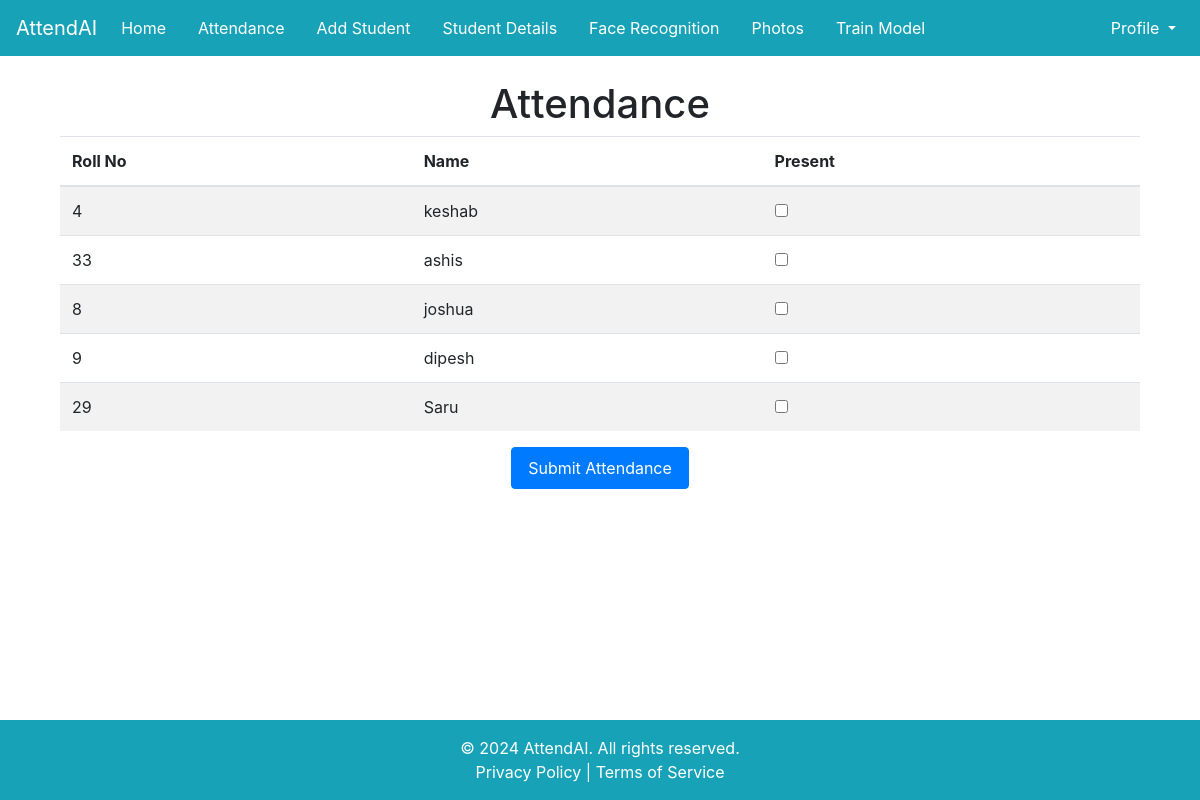
The page /attendance/ on the database its author committed.
### myapp/models.py (models this page shows)
class Student(models.Model):
    user = models.ForeignKey(User ,on_delete=models.SET_NULL,null=True, blank=True)
    name=models.CharField(max_length=70)
    rollno=models.IntegerField(unique=True)
    phoneno=models.IntegerField()
    address=models.CharField(max_length=100)
    gender=models.CharField(max_length=100)
    photo = models.ImageField(upload_to='student_photos/',default='none')
    is_present = models.BooleanField(default=False)

### myapp/views.py (the view, shortened to what this page needs)
# urls.py: path('attendance/', views.attendance, name='attendance'),
def attendance(request):
    students = Student.objects.all()
    return render(request, 'attendance.html', {'students': students})

### templates/attendance.html (shortened to what this page needs)
{% extends 'base.html' %}
{% block content %}
<div class="container">
    <h1 class="text-center">Attendance</h1>
    <form method="post">
        <table class="table table-striped">
            <thead>
                <tr>
                    <th scope="col">Roll No</th>
                    <th scope="col">Name</th>
                    <th scope="col">Present</th>
                </tr>
            </thead>
            <tbody>
                {% for student in students %}
                <tr>
                    <td>{{ student.rollno }}</td>
                    <td>{{ student.name }}</td>
                    <td>
                        <input class="form-check-input" type="checkbox" name="attendance_{{ student.rollno }}" id="attendance_{{ student.rollno }}">
                    </td>
                </tr>
                {% endfor %}
            </tbody>
        </table>
        <div class="text-center">
            <button type="submit" class="btn btn-primary">Submit Attendance</button>
        </div>
    </form>
</div>
{% endblock content %}

### templates/base.html (style rules this page uses)
html, body { height: 100%; }
body { display: flex; flex-direction: column; }

### templates/attendance.html (style rules this page uses)
body { background-image: url(''); background-size: cover; background-position: center; background-repeat: no-repeat; background-attachment: fixed; opacity: 1.0; }
.table { width: 100%; margin-bottom: 1rem; background-color: transparent; border-collapse: collapse; }
.table th, .table td { padding: 0.75rem; vertical-align: top; border-top: 1px solid #dee2e6; }
.table thead th { vertical-align: bottom; border-bottom: 2px solid #dee2e6; }
.form-check-input { margin-top: 0.3rem; margin-left: 0; }
.btn { padding: 0.5rem 1rem; font-size: 1rem; border-radius: 0.25rem; }
.btn-primary { color: #fff; background-color: #007bff; border-color: #007bff; }

### rows shown on the page
Student: rollno "4", name "keshab"
Student: rollno "33", name "ashis"
Student: rollno "8", name "joshua"
Student: rollno "9", name "dipesh"
Student: rollno "29", name "Saru"
